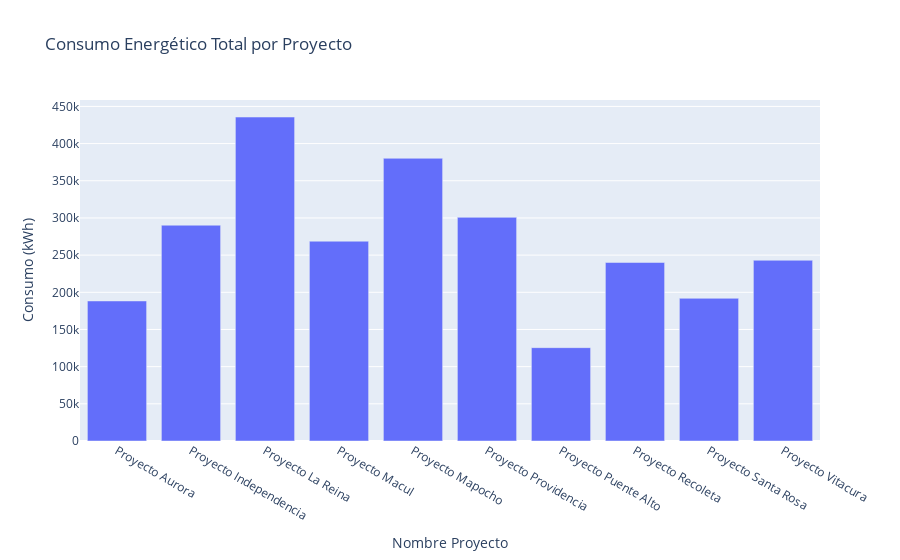
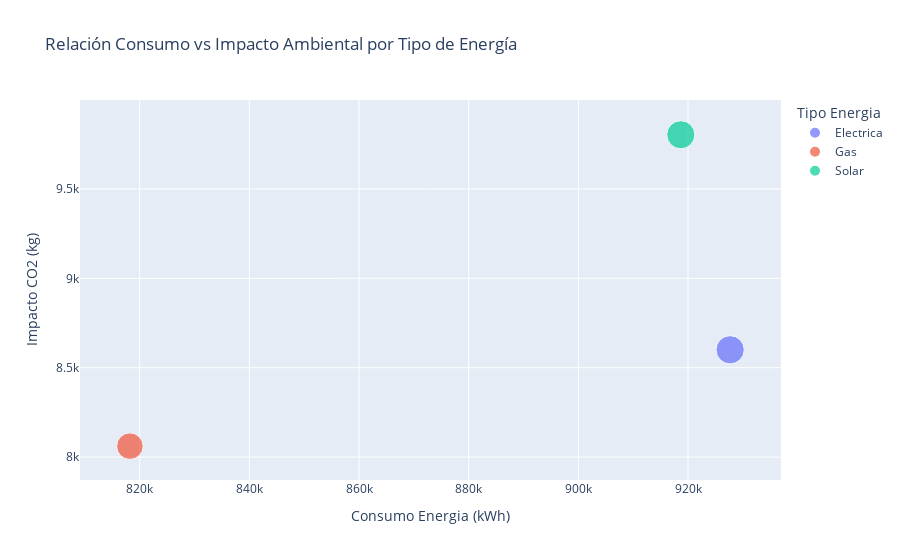
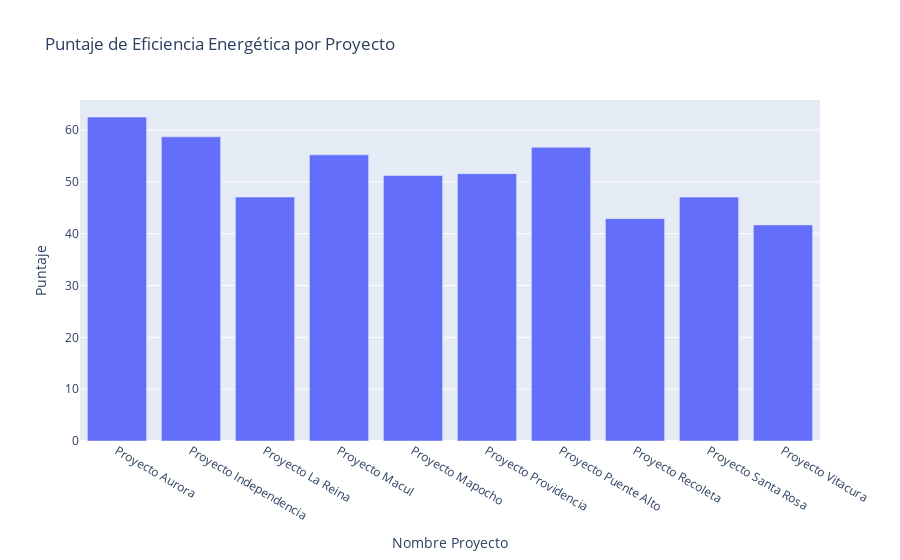
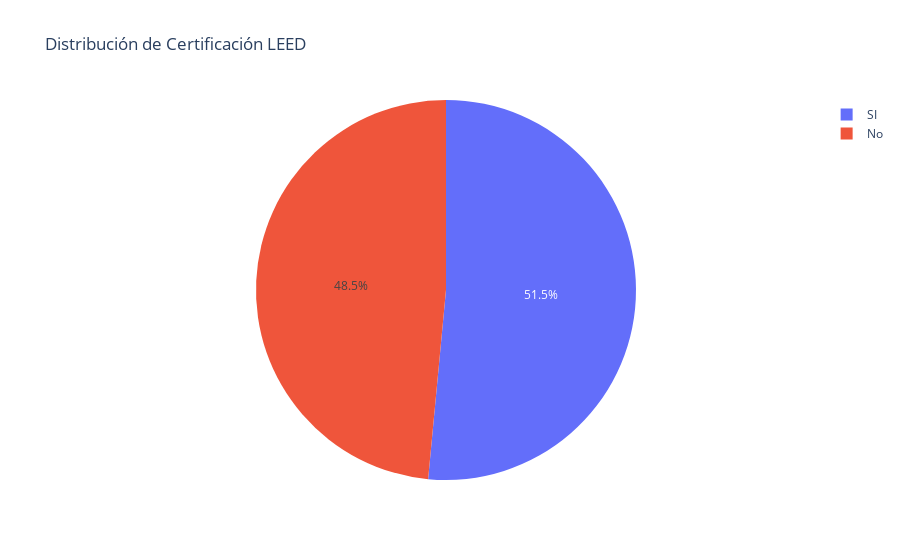

These figures' notebook cell, in order:
### Code cell
# --- Modelado de consumo energético ---
consumo_proyecto = df.groupby("Nombre Proyecto")["Consumo Energia (kWh)"].sum().reset_index()

fig3 = px.bar(
    consumo_proyecto,
    x="Nombre Proyecto",
    y="Consumo Energia (kWh)",
    title="Consumo Energético Total por Proyecto",
    labels={"Consumo Energia (kWh)": "Consumo (kWh)"}
)
fig3.show()

# --- Análisis de impacto ambiental ---
impacto = df.groupby("Tipo Energia")[["Consumo Energia (kWh)", "Impacto CO2 Estimado"]].sum().reset_index()

fig4 = px.scatter(
    impacto,
    x="Consumo Energia (kWh)",
    y="Impacto CO2 Estimado",
    size="Consumo Energia (kWh)",
    color="Tipo Energia",
    title="Relación Consumo vs Impacto Ambiental por Tipo de Energía",
    labels={"Impacto CO2 Estimado": "Impacto CO2 (kg)"}
)
fig4.show()

# --- Puntaje de eficiencia energética por proyecto ---
eficiencia = df.groupby("Nombre Proyecto")["Puntaje Eficiencia Energetica"].mean().reset_index()

fig5 = px.bar(
    eficiencia,
    x="Nombre Proyecto",
    y="Puntaje Eficiencia Energetica",
    title="Puntaje de Eficiencia Energética por Proyecto",
    labels={"Puntaje Eficiencia Energetica": "Puntaje"}
)
fig5.show()

# --- Distribución de certificaciones LEED ---
leed = df["Certificacion LEED"].value_counts().reset_index()
leed.columns = ["Certificacion LEED", "Cantidad"]

fig6 = px.pie(
    leed,
    names="Certificacion LEED",
    values="Cantidad",
    title="Distribución de Certificación LEED"
)
fig6.show()

### Figure 1 — Plotly figure (JSON) as saved in the notebook; plotly's stock layout.template omitted (floating-point values rounded to 4 significant figures)
{"data": [{"hovertemplate": "Nombre Proyecto=%{x}<br>Consumo (kWh)=%{y}<extra></extra>", "legendgroup": "", "marker": {"color": "#636efa", "pattern": {"shape": ""}}, "name": "", "orientation": "v", "showlegend": false, "textposition": "auto", "type": "bar", "x": ["Proyecto Aurora", "Proyecto Independencia", "Proyecto La Reina", "Proyecto Macul", "Proyecto Mapocho", "Proyecto Providencia", "Proyecto Puente Alto", "Proyecto Recoleta", "Proyecto Santa Rosa", "Proyecto Vitacura"], "xaxis": "x", "y": [188347, 290221, 435698, 268715, 380209, 300809, 125538, 240091, 191895, 243054], "yaxis": "y"}], "layout": {"barmode": "relative", "legend": {"tracegroupgap": 0}, "title": {"text": "Consumo Energético Total por Proyecto"}, "xaxis": {"anchor": "y", "domain": [0, 1], "title": {"text": "Nombre Proyecto"}}, "yaxis": {"anchor": "x", "domain": [0, 1], "title": {"text": "Consumo (kWh)"}}}}

### Figure 2 — Plotly figure (JSON) as saved in the notebook; plotly's stock layout.template omitted (floating-point values rounded to 4 significant figures)
{"data": [{"hovertemplate": "Tipo Energia=Electrica<br>Consumo Energia (kWh)=%{marker.size}<br>Impacto CO2 (kg)=%{y}<extra></extra>", "legendgroup": "Electrica", "marker": {"color": "#636efa", "size": [927679], "sizemode": "area", "sizeref": 2319.0, "symbol": "circle"}, "mode": "markers", "name": "Electrica", "orientation": "v", "showlegend": true, "type": "scatter", "x": [927679], "xaxis": "x", "y": [8600.0], "yaxis": "y"}, {"hovertemplate": "Tipo Energia=Gas<br>Consumo Energia (kWh)=%{marker.size}<br>Impacto CO2 (kg)=%{y}<extra></extra>", "legendgroup": "Gas", "marker": {"color": "#EF553B", "size": [818215], "sizemode": "area", "sizeref": 2319.0, "symbol": "circle"}, "mode": "markers", "name": "Gas", "orientation": "v", "showlegend": true, "type": "scatter", "x": [818215], "xaxis": "x", "y": [8061.0], "yaxis": "y"}, {"hovertemplate": "Tipo Energia=Solar<br>Consumo Energia (kWh)=%{marker.size}<br>Impacto CO2 (kg)=%{y}<extra></extra>", "legendgroup": "Solar", "marker": {"color": "#00cc96", "size": [918683], "sizemode": "area", "sizeref": 2319.0, "symbol": "circle"}, "mode": "markers", "name": "Solar", "orientation": "v", "showlegend": true, "type": "scatter", "x": [918683], "xaxis": "x", "y": [9803.0], "yaxis": "y"}], "layout": {"legend": {"itemsizing": "constant", "title": {"text": "Tipo Energia"}, "tracegroupgap": 0}, "title": {"text": "Relación Consumo vs Impacto Ambiental por Tipo de Energía"}, "xaxis": {"anchor": "y", "domain": [0, 1], "title": {"text": "Consumo Energia (kWh)"}}, "yaxis": {"anchor": "x", "domain": [0, 1], "title": {"text": "Impacto CO2 (kg)"}}}}

### Figure 3 — Plotly figure (JSON) as saved in the notebook; plotly's stock layout.template omitted (floating-point values rounded to 4 significant figures)
{"data": [{"hovertemplate": "Nombre Proyecto=%{x}<br>Puntaje=%{y}<extra></extra>", "legendgroup": "", "marker": {"color": "#636efa", "pattern": {"shape": ""}}, "name": "", "orientation": "v", "showlegend": false, "textposition": "auto", "type": "bar", "x": ["Proyecto Aurora", "Proyecto Independencia", "Proyecto La Reina", "Proyecto Macul", "Proyecto Mapocho", "Proyecto Providencia", "Proyecto Puente Alto", "Proyecto Recoleta", "Proyecto Santa Rosa", "Proyecto Vitacura"], "xaxis": "x", "y": [62.5, 58.68, 47.07, 55.21, 51.22, 51.58, 56.67, 42.9, 47.05, 41.69], "yaxis": "y"}], "layout": {"barmode": "relative", "legend": {"tracegroupgap": 0}, "title": {"text": "Puntaje de Eficiencia Energética por Proyecto"}, "xaxis": {"anchor": "y", "domain": [0, 1], "title": {"text": "Nombre Proyecto"}}, "yaxis": {"anchor": "x", "domain": [0, 1], "title": {"text": "Puntaje"}}}}

### Figure 4 — Plotly figure (JSON) as saved in the notebook; plotly's stock layout.template omitted (floating-point values rounded to 4 significant figures)
{"data": [{"domain": {"x": [0, 1], "y": [0, 1]}, "hovertemplate": "Certificacion LEED=%{label}<br>Cantidad=%{value}<extra></extra>", "labels": ["SI", "No"], "legendgroup": "", "name": "", "showlegend": true, "type": "pie", "values": [103, 97]}], "layout": {"legend": {"tracegroupgap": 0}, "title": {"text": "Distribución de Certificación LEED"}}}
